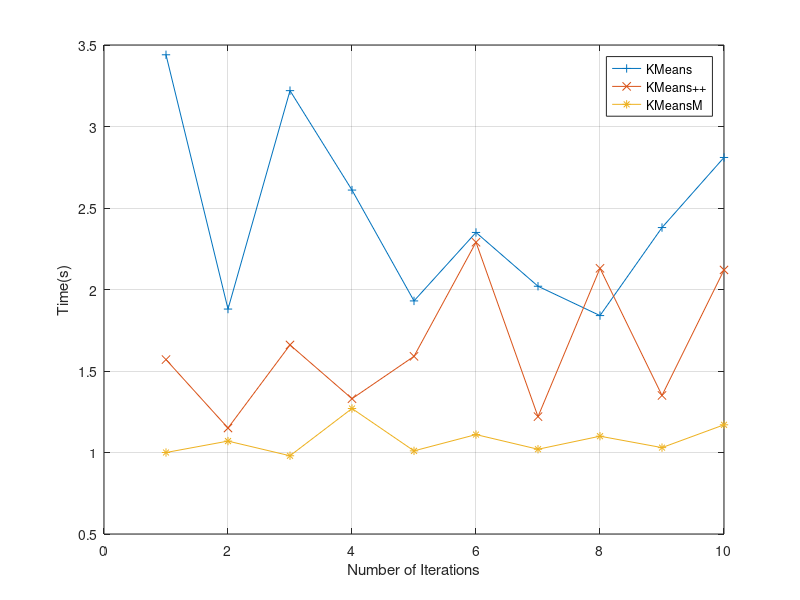

MATLAB code to generate this figure:
clear on;
close all;
x=1:10;
% 0.7
%KMeans =   [2.73,1.88,1.67,2.97,1.95,1.81,2.54,2.62,2.30,2.43];
%KMeansPlus =  [2.41,0.80,1.73,1.57,1.32,2.04,1.00,1.23,1.29,1.87];
%KMeansM = [0.92,0.96,0.95,0.89,0.971,0.975,0.931,0.936,0.95,0.96];
% 0.8
%KMeans =   [2.32,2.59,2.23,2.50,2.17,1.48,1.89,1.40,1.55,1.59]
%KMeansPlus =  [1.51,1.40,1.62,1.53,1.38,0.981,0.985,1.64,1.29,1.23]
%KMeansM = [0.78,0.82,0.77,0.80,0.82,0.77,0.82,0.85,0.78,0.77]
% 0.9
KMeans =   [3.44,1.88,3.22,2.61,1.93,2.35,2.02,1.84,2.38,2.81];
KMeansPlus =  [1.57,1.15,1.66,1.33,1.59,2.29,1.22,2.13,1.35,2.12];
KMeansM = [1.00,1.07,0.98,1.27,1.01,1.11,1.02,1.10,1.03,1.17];
mean(KMeans),std(KMeans)
mean(KMeansPlus),std(KMeansPlus)
mean(KMeansM),std(KMeansM)
plot(x,KMeans,'-+',x,KMeansPlus,'-x',x,KMeansM,'-*')
legend('KMeans','KMeans++','KMeansM');
xlabel("Number of Iterations");
ylabel("Time(s)");
grid on